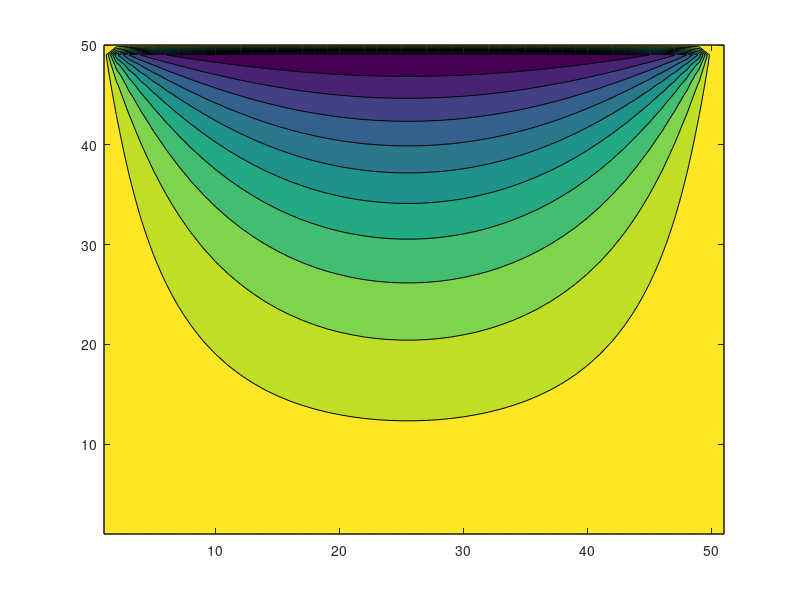

MATLAB code for this plot: (Note: this script raises an error after producing the figure.)
%% Housekeeping

clc;
clear;
% close all;

%% Load

vorticity = csvread('dumpmatrix.csv');
% stream = readmatrix('stream.csv');

%% Plot

% disp(vorticity);
% disp(stream);

figure;
contourf(vorticity);
improvePlot;
title("C++ Sim Vorticity");
% sub